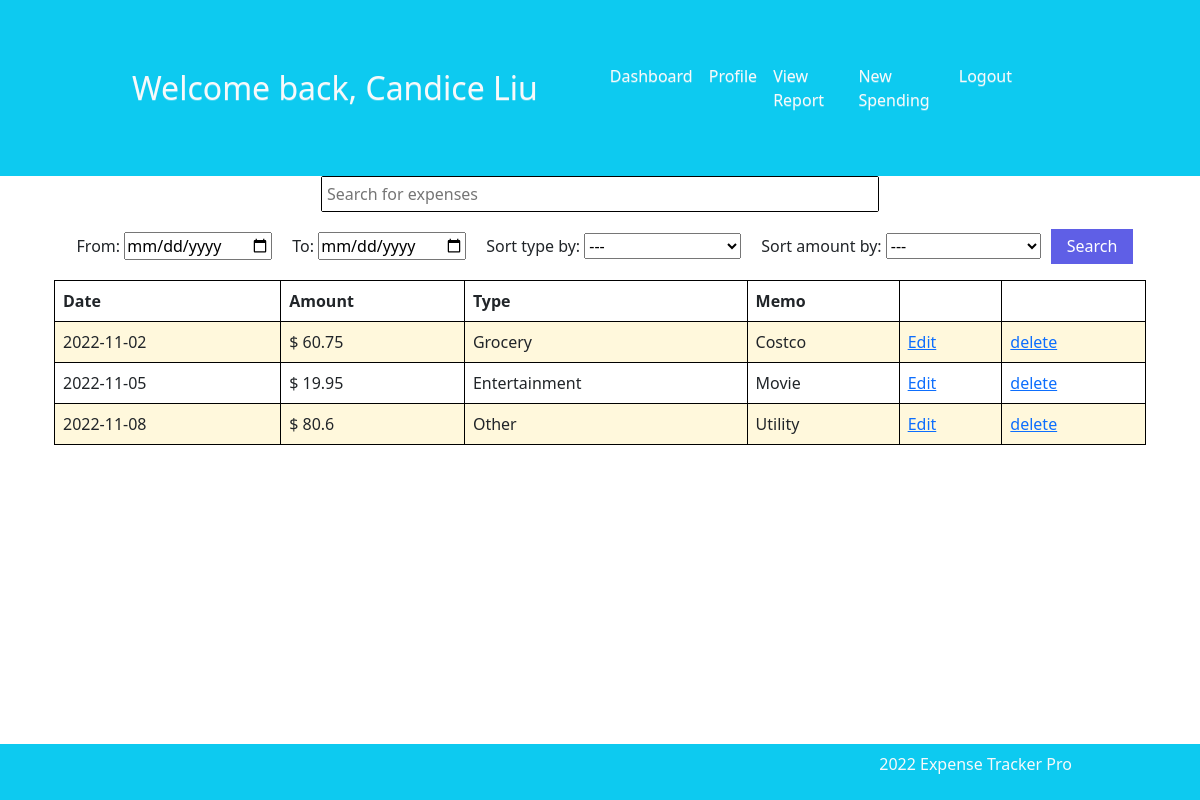
Screenshot of /website/report.php (signed in) with the database file from the repository.
### tables this page shows
CREATE TABLE `users` (
  `id` int(11) NOT NULL,
  `firstName` varchar(10) NOT NULL,
  `lastName` varchar(10) NOT NULL,
  `email` varchar(20) NOT NULL,
  `password` varchar(10) NOT NULL
);

CREATE TABLE `transactions` (
  `id` int(11) NOT NULL,
  `userId` int(11) NOT NULL,
  `date` date DEFAULT NULL,
  `amount` float NOT NULL,
  `typeId` int(11) NOT NULL,
  `notes` varchar(100) NOT NULL
);

CREATE TABLE `types` (
  `id` int(11) NOT NULL,
  `name` varchar(20) NOT NULL
);

### website/report.php (the view, shortened to what this page needs)
<!DOCTYPE html>
<html lang="en">
<head>
  <?php
  require_once "./php/header.php";
  ?>
  <link rel="stylesheet" type="text/css" href="./css/report.css" />
</head>
<body>
  <?php
  include("./php/nav_inner.php");
  $query = '';
  $from = '';
  $to = '';
  $sortType = '';
  $sortAmount = '';
  $sql = "SELECT transactions.id, date, amount, notes, name FROM transactions"
    . " join types on transactions.typeId = types.id and transactions.userId = " . $_SESSION['id'];
  $results = mysqli_query($con, $sql);
  ?>
  <div class="container">
    <form method="get" action="report.php">
      <div class="searchWrap">
        <div class="search">
          <input type="text" class="searchInput" placeholder="Search for expenses" name="query"
            value="<?php echo $query; ?>">
        </div>
      </div>
      <div class="filters">
        <div class="filter">
          <div class="from">
            <label for="from">From:</label>
            <input id="from" type="date" name="from" value="<?php echo $from; ?>"
              max="<?php echo empty($to) ? '' : $to; ?>">
          </div>
          <div class="to">
            <label for="to">To:</label>
            <input id="to" type="date" name="to" value="<?php echo $to; ?>"
              min="<?php echo empty($from) ? '' : $from; ?>">
          </div>
        </div>
        <div class="sorts">
          <div class="sort">
            <label for="sortType">Sort type by:</label>
            <select name="sortType" id="sortType">
              <option value="" <?php echo empty($sortType) ? 'selected' : ''; ?>>---</option>
            </select>
          </div>
          <div class="sort">
            <label for="sortAmount">Sort amount by:</label>
            <select name="sortAmount" id="sortAmount">
              <option value="" <?php echo empty($sortAmount) ? 'selected' : ''; ?>>---</option>
            </select>
          </div>
          <button class="searchButton" type="submit" name="submit">Search</button>
        </div>
      </form>
    </div>
    <div class="container">
      <table>
        <tr>
          <th>Date</th>
          <th>Amount</th>
          <th>Type</th>
          <th>Memo</th>
          <th>&nbsp</th>
          <th>&nbsp</th>
        </tr>
        <?php while ($row = mysqli_fetch_assoc($results)) { ?>
        <tr>
          <td>
            <?php echo $row['date'] ?>
          </td>
          <td>$
            <?php echo $row['amount'] ?>
          </td>
          <td>
            <?php echo $row['name'] ?>
          </td>
          <td>
            <?php echo $row['notes'] ?>
          </td>
          <td><a href="<?php echo "report_edit.php?id=" . $row['id']; ?>">Edit</a></td>
          <td><a href="<?php echo "report_delete.php?id=" . $row['id']; ?>">delete</a></td>
        </tr>
        <?php } ?>
      </table>
    </div>
  <?php
  require "./php/footer_outer.php"
  ?>
</body>
</html>

### website/php/nav_inner.php (shortened to what this page needs)
<?php
require "./php/connection.php";
$stmt0 = $con->prepare('SELECT firstName, lastName, password, email FROM users WHERE id = ?');
$stmt0->bind_param('i', $_SESSION['id']);
$stmt0->execute();
$stmt0->bind_result($firstName, $lastName, $password, $email);
?>
<nav class="navbar navbar-expand-md bg-info">
    <div class="container">
        <a class="navbar-brand" href="#">
            <span class="h2 text-light">Welcome back, <?= $firstName, " ", $lastName ?></span>
        </a>
        <div class="collapse navbar-collapse bg-info px-5 py-5
          justify-content-end" id="n_bar">
            <ul class="navbar-nav">
                <li class="nav-item active">
                    <a class="nav-link text-light " href="./welcome.php">Dashboard</a>
                </li>
                <li class="nav-item ">
                    <a class="nav-link text-light " href="./profile.php">Profile</a>
                </li>
                <li class="nav-item ">
                    <a class="nav-link text-light " href="./report.php">View Report</a>
                </li>
                <li class="nav-item ">
                    <a class="nav-link text-light " href="./insert.php">New Spending</a>
                </li>
                <li class="nav-item ">
                    <a class="nav-link text-light " href="./logout.php">Logout</a>
                </li>
            </ul>
        </div>
    </div>
</nav>

### website/css/styles.css (style rules this page uses)
body { color: var(--bs-dark) }
.navbar { padding-left: 10% !important; padding-right: 10% !important; }

### website/css/report.css (style rules this page uses)
.searchWrap { width: 50%; margin: 0 auto 10px; }
.search { display: flex; border: 1px solid black; border-radius: 2px; }
.searchInput { width: 100%; font-size: 16px; padding: 5px; border: none; }
.searchButton { height: 35px; padding: 0 15px; cursor: pointer; background: #5f5fe6; border: 1px solid transparent; color: white; }
.filters { display: flex; align-items: center; justify-content: center; }
.filter { display: flex; }
.from, .to { margin: 10px; }
.sorts { display: flex; align-items: center; justify-content: center; }
.sort { margin: 10px; }
table { width: 100%; margin-top: 10px; }
td, th { border: 1px solid black; text-align: left; padding: 8px; }
tr:nth-child(even) { background-color: cornsilk; }

### rows the page displays
users: firstName "Candice", lastName "Liu"
transactions: date "2022-11-02", amount "60.75", typeId.name "Grocery", notes "Costco"
transactions: date "2022-11-05", amount "19.95", typeId.name "Entertainment", notes "Movie"
transactions: date "2022-11-08", amount "80.6", typeId.name "Other", notes "Utility"
